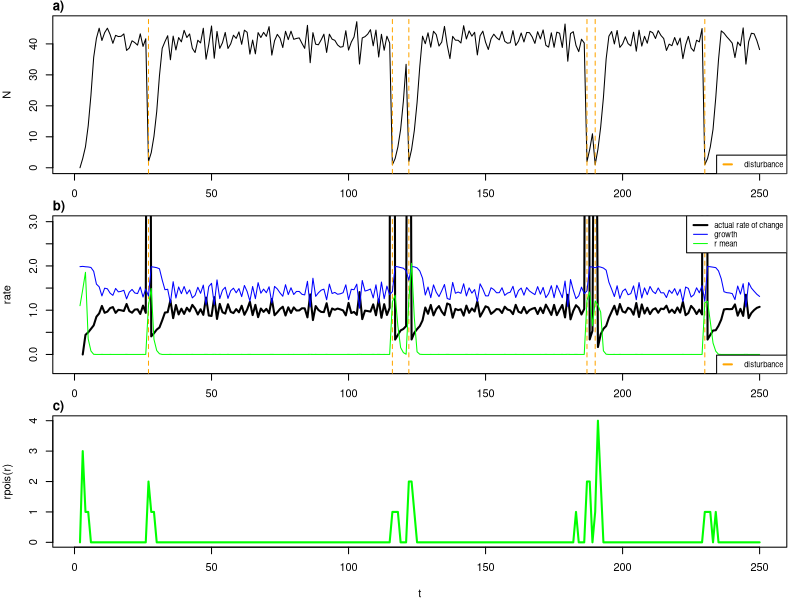
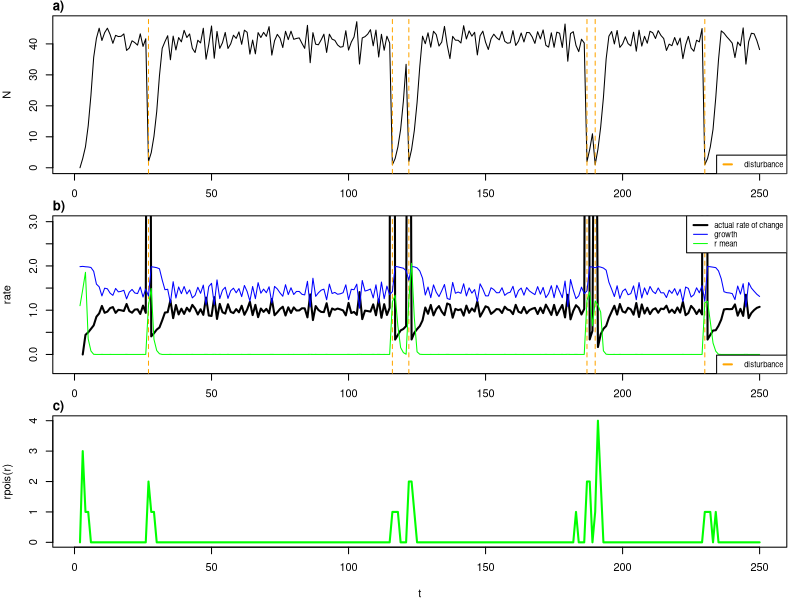

Generate these figures, in order, with R:
# Beverton-Holt Model

inv.plogis <- binomial()$linkfun

# Function to simulate Beverton-Holt model
beverton_holt <- function(
    N0, timesteps, spinup = 0, sample_interval = 1,
    b0_e = 0.0, b1_e = 0.0,
    b0_k = 100, b1_k = 0.3, 
    b1_g = 0.0, b2_g = 0,
    b0_r = 1, b1_recr = 0.1, b2_recr = -0.001, opt_x1 = 1,
    distP = 0.01, Nrep = 1
    ) {
  
  out_df <- data.frame(
    rep = integer(), t = integer(), N=numeric(), x1=numeric(), K=numeric(), g=numeric(), 
    recr = numeric(), recr_mean = numeric(), disturbance = integer(), 
    actualR = numeric())
  
  for(rep_i in 1:Nrep){
    
    # Create vectors to store N sizes and time steps
    N <- numeric(timesteps)
    
    # Set initial N size
    N[1] <- N0
    recr = 1

    for (t in 2:timesteps) {
      #if(t < cc_range[1]) 
      x1 = b0_e + rnorm(1,0,.02)
      x1[x1>1] = 1
      x1[x1<0] = 0
      #x1 = plogis(b0_e + b1_e*(t - opt_x1)^2+runif(1,0,1))
      K = b0_k + b1_k * x1
      g = plogis(b1_g * x1 + b2_g*N[t-1])*2
    
      #recr_mean = b0_r*exp(b1_recr*x1 + b2_recr*N[t] - 1)
      
      # Simulate N dynamics
      disturbance = rbinom(1,1,1-distP)
      
      N[t] <- (g * N[t-1]) / (1 + (N[t-1] / K))*disturbance
      
      recr = max(recr, 1)
      K_r = 10
      g_recr = plogis(b0_r + b1_recr*x1+b2_recr*N[t])*2
      if(g_recr < 0.0001) g_recr = 0
      recr_mean = (g_recr * recr) / (1 + (recr / K_r))
      
      recr = rpois(1, recr_mean)  
      
      N[t] = N[t] + recr
      
      out_df <- rbind(
        out_df,
        data.frame(rep=rep_i, t=t, N=N[t], x1, K, g, recr_mean, recr,disturbance, actualR = N[t-1]/N[t])
      )
      
    }
  }

  sample_vec <- seq(spinup, timesteps-1, sample_interval)
  # Return the N sizes and time steps
  return(out_df[sample_vec,])
}

# Run the Beverton-Holt model simulation
sim_df <- beverton_holt(N0 = 10, timesteps = 500, 
  b0_e = 1, b1_e = 0.0,
  b0_k = 100, b1_k = 4.9, b1_g = 1.4, b0_r = 30, b1_recr = 8.1, b2_recr = -3.1, 
  distP = 0.02, Nrep = 1, opt_x1 = 250
)

#sim_df <- aggregate(. ~ t, data = sim_df, mean, na.rm = TRUE)

plot_bh <- function(sim_df){
  par(mfrow =c(3,1),mar=c(2,4,1.2,1))
  plot(N~t, data = sim_df, type = "l")
  title("a)", adj = 0, line = 0.4, cex = 10)
  abline(h = 100)
  abline(v = sim_df[sim_df$disturbance == 0,]$t, col = "orange", lty = 2)
  legend("bottomright",legend = c("disturbance"), 
         col = c("orange"), lty = 2, lwd = c(2), cex = 0.7)
  # abline(v = c(seq(0,nrow(sim_df), 100)), col = "grey50", lty = 2)
  plot(actualR~t, data = sim_df, type = "l", ylim = c(-0.3,3), lwd = 2, ylab = "rate")
  title("b)", adj = 0, line = 0.4, cex = 10)
  # abline(v = c(seq(0,nrow(sim_df), 100)), col = "grey50", lty = 2)
  abline(v = sim_df[sim_df$disturbance == 0,]$t, col = "orange", lty = 2)
  lines(g~t, data = sim_df, col = "blue")
  lines(recr_mean~t, data = sim_df, col = "green")
  #lines(K~t, data = sim_df, col = "red")
  
  legend("topright",legend = c("actual rate of change","growth","r mean"), 
         col = c("black","blue","green"), lty = 1, lwd = c(2,1,1,1), cex = 0.7)
  legend("bottomright",legend = c("disturbance"), 
         col = c("orange"), lty = 2, lwd = c(2), cex = 0.7)
  par(mar=c(4,4,1.2,1))
  plot(recr~t, data = sim_df, type = "l", lwd = 2, col = "green", ylab = "rpois(r)")
  title("c)", adj = 0, line = 0.4, cex = 10)
}
data.frame(
  par = c("distP", "b0_e","b1_recr", "b2_recr", "b1_g","b2_g"),
  default = c(0.01, 0.5, 20, -0.2, 3, -0.1),
  min = c(0, 0, 0, -5, 0, -5),
  max = c(0.2, 1, 50, 0, 10,0)
)

set.seed(2)
sim_df <- beverton_holt(
  N0 = 0, timesteps = 250, spinup = 0,
  b0_e = 0.5, b1_e = 0,
  b0_k = 100, b1_k = 0, 
  b1_g = 10, b2_g = -0.1,
  b0_r = inv.plogis(0.0001), b1_recr = 20, b2_recr = -0.2,
  distP = 0.02, Nrep = 1, opt_x1 = 250)
plot_bh(sim_df)
tiff("figures/bh-simple.tiff", units = "in", width = 5, height = 5, res = 300, compression = "lzw")
plot_bh(sim_df)
dev.off()

inv.plogis(0)
head(1)
